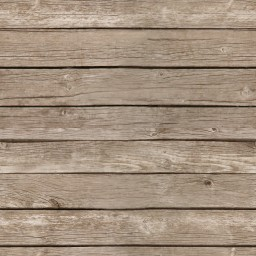
//> input picture code/SFML-2.4.2/share/SFML/examples/opengl/resources/texture.jpg, 256 x 256 px, given in place of the camera
$ ./Sample1   (built with g++ and OpenCV 4)
//> lines starting //> are read from the running program, lines starting //| are printed output that depends on the picture
#include <stdio.h>
#include <opencv2/opencv.hpp>

using namespace cv;

int main(int argc, char** argv )
{
		CvCapture *capture;
    IplImage *image;

		VideoCapture cap(0); // open the default camera
    		if(!cap.isOpened())  // check if we succeeded
   			return -1;
		Mat edges;
		namedWindow("edges",1);
		for(;;)
		{
				Mat frame;
				cap >> frame; // get a new frame from camera
//> frame is the input picture: 256 rows x 256 cols, CV_8UC3; mean B, G, R 126.2, 144.3, 162.7
				cvtColor(frame, edges, CV_BGR2GRAY);
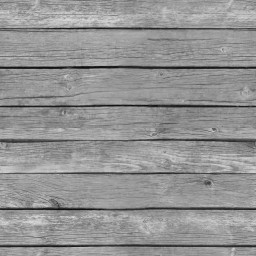
//> edges: 256 rows x 256 cols, CV_8UC1; min 7, max 221, mean 147.7
				GaussianBlur(edges, edges, Size(7,7), 1.5, 1.5);
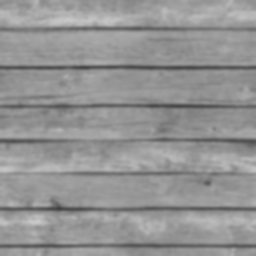
//> edges: 256 rows x 256 cols, CV_8UC1; min 63, max 201, mean 147.7
				Canny(edges, edges, 0, 30, 3);
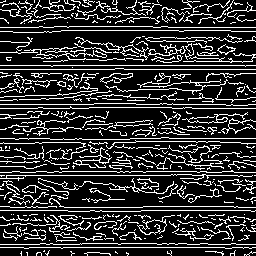
//> edges: 256 rows x 256 cols, CV_8UC1; 19.9% white in thin lines or dots
				imshow("edges", edges);
				if(waitKey(30) >= 0) break;
//> the Esc key is pressed
		}

		cv::waitKey(0);
		return 0;
// [19 lines of commented-out code are left out]
}
